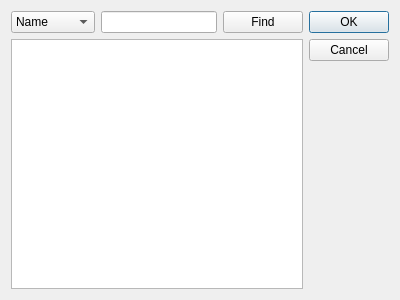
<?xml version="1.0" encoding="UTF-8"?>
<ui version="4.0">
 <class>StudentSelectDialog</class>
 <widget class="QDialog" name="StudentSelectDialog">
  <property name="geometry">
   <rect>
    <x>0</x>
    <y>0</y>
    <width>400</width>
    <height>300</height>
   </rect>
  </property>
  <property name="sizePolicy">
   <sizepolicy hsizetype="Fixed" vsizetype="Fixed">
    <horstretch>0</horstretch>
    <verstretch>0</verstretch>
   </sizepolicy>
  </property>
  <property name="minimumSize">
   <size>
    <width>400</width>
    <height>300</height>
   </size>
  </property>
  <property name="maximumSize">
   <size>
    <width>400</width>
    <height>300</height>
   </size>
  </property>
  <property name="windowTitle">
   <string>FindStudent</string>
  </property>
  <layout class="QHBoxLayout" name="horizontalLayout_2">
   <item>
    <layout class="QVBoxLayout" name="verticalLayout">
     <item>
      <layout class="QHBoxLayout" name="horizontalLayout">
       <item>
        <widget class="QComboBox" name="comboBox">
         <item>
          <property name="text">
           <string>Name</string>
          </property>
         </item>
         <item>
          <property name="text">
           <string>StudentID</string>
          </property>
         </item>
        </widget>
       </item>
       <item>
        <widget class="QLineEdit" name="FindEdit"/>
       </item>
       <item>
        <widget class="QPushButton" name="FindButton">
         <property name="text">
          <string>Find</string>
         </property>
        </widget>
       </item>
      </layout>
     </item>
     <item>
      <widget class="QTableView" name="tableView">
       <property name="editTriggers">
        <set>QAbstractItemView::NoEditTriggers</set>
       </property>
       <property name="selectionMode">
        <enum>QAbstractItemView::SingleSelection</enum>
       </property>
       <property name="selectionBehavior">
        <enum>QAbstractItemView::SelectRows</enum>
       </property>
      </widget>
     </item>
    </layout>
   </item>
   <item>
    <widget class="QDialogButtonBox" name="buttonBox">
     <property name="orientation">
      <enum>Qt::Vertical</enum>
     </property>
     <property name="standardButtons">
      <set>QDialogButtonBox::Cancel|QDialogButtonBox::Ok</set>
     </property>
    </widget>
   </item>
  </layout>
 </widget>
 <resources/>
 <connections>
  <connection>
   <sender>buttonBox</sender>
   <signal>accepted()</signal>
   <receiver>StudentSelectDialog</receiver>
   <slot>accept()</slot>
   <hints>
    <hint type="sourcelabel">
     <x>248</x>
     <y>254</y>
    </hint>
    <hint type="destinationlabel">
     <x>157</x>
     <y>274</y>
    </hint>
   </hints>
  </connection>
  <connection>
   <sender>buttonBox</sender>
   <signal>rejected()</signal>
   <receiver>StudentSelectDialog</receiver>
   <slot>reject()</slot>
   <hints>
    <hint type="sourcelabel">
     <x>316</x>
     <y>260</y>
    </hint>
    <hint type="destinationlabel">
     <x>286</x>
     <y>274</y>
    </hint>
   </hints>
  </connection>
 </connections>
</ui>
